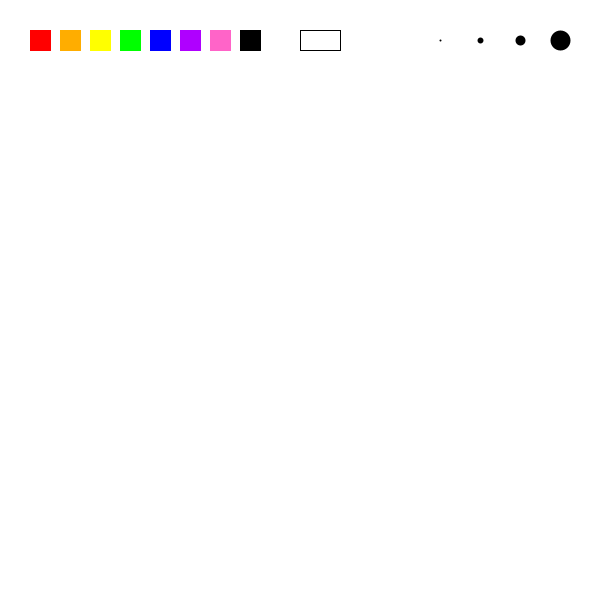
Frame 1 (no input)
Frame 60 (the mouse pressed at the canvas centre just before this capture): identical to frame 1, image omitted
Frame 120 (the mouse held since frame 60 and released just before this capture): identical to frame 1, image omitted

The Processing sketch that drew this single still picture (run headless with seeded random() and noise(); from frame 60 on, the mouse is pressed at the canvas centre):

// Processing sketch: processing_102168
// ── processing_102168.pde

boolean overRed = false;
boolean overOrange = false;
boolean overYellow = false;
boolean overGreen = false;
boolean overBlue = false;
boolean overPurple = false;
boolean overPink = false;
boolean overBlack = false;
boolean overWhite = false;
boolean overTwo = false;
boolean overSix = false;
boolean overTen = false;
boolean overTwenty = false;

void setup()
{
  print("Happy Father's Day Daddy!!! I love you so much! Love, Andrea.");
  size(600,600);
  background(255);
  //red
  stroke(255, 0, 0);
  fill(255, 0, 0);
  rect(30, 30, 20, 20);
  //orange
  stroke(255, 173, 0);
  fill(255, 173, 0);
  rect(60, 30, 20, 20);
  //yellow
  stroke(255, 255, 0);
  fill(255, 255, 0);
  rect(90, 30, 20, 20);
  //green
  stroke(0, 255, 0);
  fill(0, 255, 0);
  rect(120, 30, 20, 20);
  //blue
  stroke(0, 0, 255);
  fill(0, 0, 255);
  rect(150, 30, 20, 20);
  //purple
  stroke(175, 0, 255);
  fill(175, 0, 255);
  rect(180, 30, 20, 20);
  //pink!!!
  stroke(255, 100, 200);
  fill(255, 100, 200);
  rect(210, 30, 20, 20);
  //black
  stroke(0);
  fill(0);
  rect(240, 30, 20, 20);
  //whiteeraser
  stroke(0);
  fill(255);
  rect(300, 30, 40, 20);
  //size 2
  strokeWeight(2);
  point(440, 40);
  //size 6
  strokeWeight(6);
  point(480, 40);
  //size 10
  strokeWeight(10);
  point(520, 40);
  //size 20
  strokeWeight(20);
  point(560, 40);
  strokeWeight(2);
  stroke(0);
}

void draw()
{
  //Test if cursor is over red
  if(mouseX > 30 && mouseX < 50 && mouseY > 30 && mouseY < 50)
  {
    overRed = true;
  }
    else
    {
      overRed = false;
    }
  //Test orange
  if(mouseX > 60 && mouseX < 80 && mouseY > 30 && mouseY < 50)
  {
    overOrange = true;
  }
    else
    {
      overOrange = false;
    }
  //Test yellow
  if(mouseX > 90 && mouseX < 110 && mouseY > 30 && mouseY < 50)
  {
    overYellow = true;
  }
    else
    {
      overYellow = false;
    }
  //Test green
  if(mouseX > 120 && mouseX < 140 && mouseY > 30 && mouseY < 50)
  {
    overGreen = true;
  }
    else
    {
      overGreen = false;
    }
  //Test blue
  if(mouseX > 150 && mouseX < 170 && mouseY > 30 && mouseY < 50)
  {
    overBlue = true;
  }
    else
    {
      overBlue = false;
    }
  //Test purple
  if(mouseX > 180 && mouseX < 200 && mouseY > 30 && mouseY < 50)
  {
    overPurple = true;
  }
    else
    {
      overPurple = false;
    }
  //Test pink!
  if(mouseX > 210 && mouseX < 230 && mouseY > 30 && mouseY < 50)
  {
    overPink = true;
  }
    else
    {
      overPink = false;
    }
  //Test black
  if(mouseX > 240 && mouseX < 260 && mouseY > 30 && mouseY < 50)
  {
    overBlack = true;
  }
    else
    {
      overBlack = false;
    }
  //Test whiteeraser
  if(mouseX > 300 && mouseX < 340 && mouseY > 30 && mouseY < 50)
  {
    overWhite = true;
  }
    else
    {
      overWhite = false;
    }
  //Test size 2
  if(mouseX > 430 && mouseX < 470 && mouseY > 30 && mouseY < 50)
  {
    overTwo = true;
  }
    else
    {
      overTwo = false;
    }
  //Test size 6
  if(mouseX > 470 && mouseX < 490 && mouseY >30 && mouseY < 50)
  {
    overSix = true;
  }
    else
    {
      overSix = false;
    }
  //Test size 10
  if(mouseX > 510 && mouseX < 530 && mouseY > 30 && mouseY < 50)
  {
    overTen = true;
  }
    else
    {
      overTen = false;
    }
  //Test size 20
  if(mouseX > 550 && mouseX < 570 && mouseY > 30 && mouseY < 50)
  {
    overTwenty = true;
  }
    else
    {
      overTwenty = false;
    }
}

void mouseDragged()
{
  line(pmouseX, pmouseY, mouseX, mouseY);
}

void mousePressed()
{
  if(overRed)
  {
    stroke(255, 0, 0);
  }
  if(overOrange)
  {
    stroke(255, 173, 0);
  }
  if(overYellow)
  {
    stroke(255, 255, 0);
  }
  if(overGreen)
  {
    stroke(0, 255, 0);
  }
  if(overBlue)
  {
    stroke(0, 0, 255);
  }
  if(overPurple)
  {
    stroke(175, 0, 255);
  }
  if(overPink)
  {
    stroke(255, 100, 200);
  }
  if(overBlack)
  {
    stroke(0);
  }
  if(overWhite)
  {
    stroke(255);
    strokeWeight(30);
  }
  if(overTwo)
  {
    strokeWeight(2);
  }
  if(overSix)
  {
    strokeWeight(6);
  }
  if(overTen)
  {
    strokeWeight(10);
  }
  if(overTwenty)
  {
    strokeWeight(20);
  }
}
